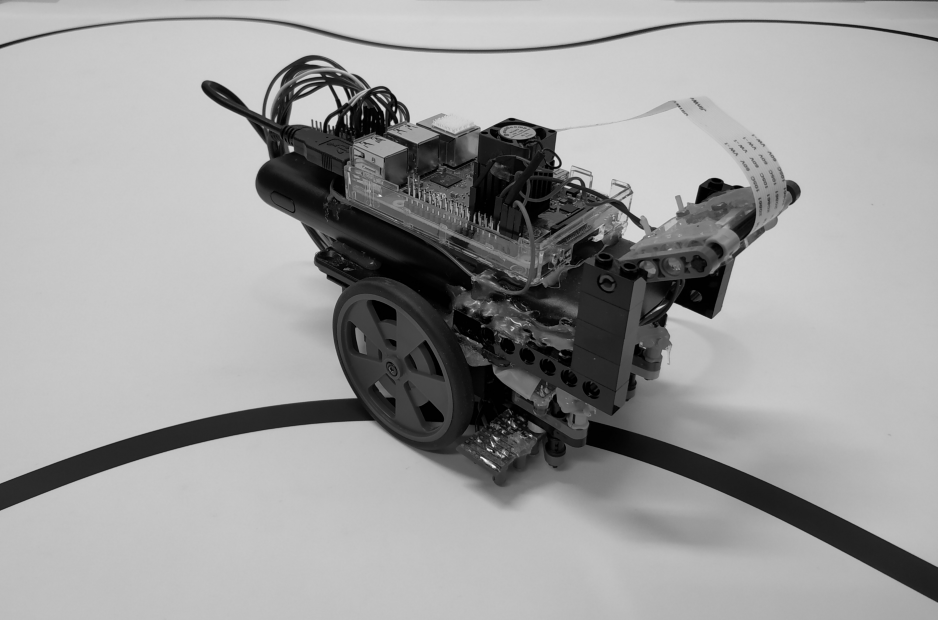
//> input picture robot.jpg, 3751 x 2480 px, given in place of the camera (shown at 1/4 size)
$ ./Source   (built with g++ and OpenCV 4)
//> lines starting //> are read from the running program, lines starting //| are printed output that depends on the picture
#include <fstream>
#include <iostream>
#include <opencv2/core/ocl.hpp>
#include <opencv2/highgui.hpp>
#include <opencv2/imgproc/imgproc.hpp>
#include <opencv2/opencv.hpp>
#include <opencv2/tracking.hpp>

#include <chrono>
#include <ctime>
#include <math.h>
#include <stdlib.h>
#include <vector>

using namespace cv;
using namespace std;
using namespace std::chrono;

constexpr int ESC_key = 27;
int h_lower = 0;
int h_upper = 0;
int s_lower = 0;
int s_upper = 0;
int v_lower = 0;
int v_upper = 0;
int s = 100;
int v = 100;
const int alpha_slider_max = 179;
int h_lower_slider, h_upper_slider, s_lower_slider, s_upper_slider,
    v_lower_slider, v_upper_slider, c_colour;
double alpha;
double beta;
int colour = 0;
int pos = 0;
int green = 100000;
int blue = 1000000;
int yellow = 1000000;
int pink = 1000000;
int cyan = 1000000;
Mat frame;

static void on_trackbar_lower_h(int, void *) { h_lower = h_lower_slider; }
static void on_trackbar_upper_h(int, void *) { h_upper = h_upper_slider; }
static void on_trackbar_lower_s(int, void *) { s_lower = s_lower_slider; }
static void on_trackbar_upper_s(int, void *) { s_upper = s_upper_slider; }
static void on_trackbar_lower_v(int, void *) { v_lower = v_lower_slider; }
static void on_trackbar_upper_v(int, void *) { v_upper = v_upper_slider; }
static void colour_change(int, void *) {
  if (c_colour == 1) {
    green = pos;
    imwrite("traces/Red.png", frame);
  }
  if (c_colour == 2) {
    imwrite("traces/Green.png", frame);
    blue = pos;
  }
  if (c_colour == 3) {
    imwrite("traces/blue.png", frame);
    yellow = pos;
  }
  if (c_colour == 4) {
    imwrite("traces/yellow.png", frame);
    pink = pos;
  }
  if (c_colour == 5) {
    imwrite("traces/pink.png", frame);
    cyan = pos;
  }
}

int main() {
  float speed = 0.0;
  int previous_diff = 0;
  ofstream myfile;
  VideoCapture cap(1); // Open the camera
  Mat frame_hsv, frame_threshold, frame1;
  int thresh = 100;
  double areas;
  Point center;
  Point previous_center;
  previous_center.x = 0;
  previous_center.y = 0;
  const int SIZE = 100000;
  Point trace[SIZE];

  VideoWriter video("recording.avi", VideoWriter::fourcc('M', 'J', 'P', 'G'),
                    10, Size(640, 480));
  while (1) {
    namedWindow("Sliders", WINDOW_AUTOSIZE); // Create Window
    // Create a series of sliders
    createTrackbar("H Lower", "Sliders", &h_lower_slider, 179,
                   on_trackbar_lower_h);
    createTrackbar("H Upper", "Sliders", &h_upper_slider, 179,
                   on_trackbar_upper_h);
    createTrackbar("S Lower", "Sliders", &s_lower_slider, 255,
                   on_trackbar_lower_s);
    createTrackbar("S Upper", "Sliders", &s_upper_slider, 255,
                   on_trackbar_upper_s);
    createTrackbar("V Lower", "Sliders", &v_lower_slider, 255,
                   on_trackbar_lower_v);
    createTrackbar("V Upper", "Sliders", &v_upper_slider, 255,
                   on_trackbar_upper_v);
    createTrackbar("Colour", "Sliders", &c_colour, 5, colour_change);

    cap >> frame1;
//> frame1 is the input picture: 2480 rows x 3751 cols, CV_8UC3; min 0, max 255, mean 157.2
    flip(frame1, frame, 1);
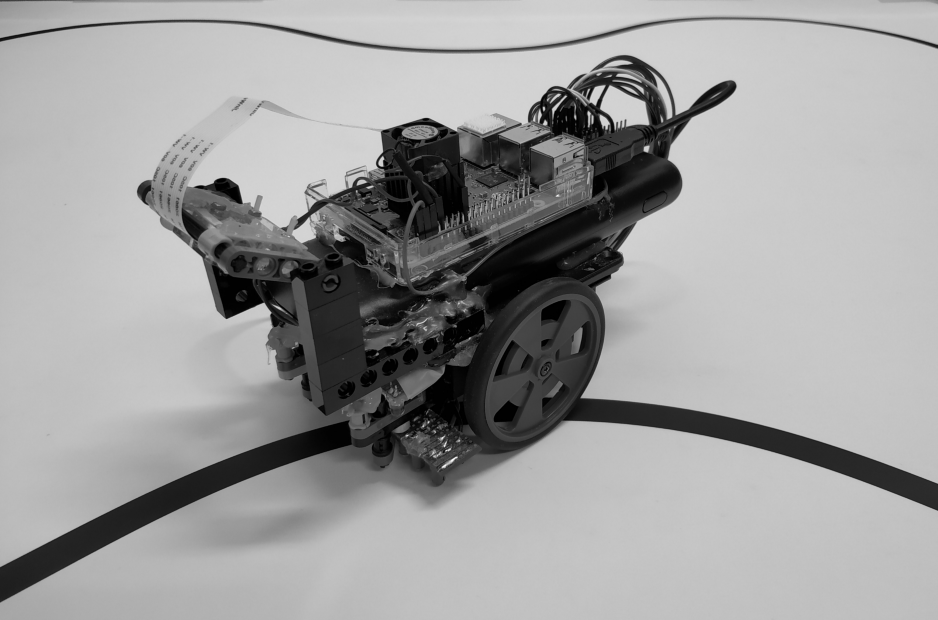
//> frame: 2480 rows x 3751 cols, CV_8UC3 (shown at 1/4 size); min 0, max 255, mean 157.2
    float mpp = (2.24 * 100) / 640;
    cvtColor(frame, frame_hsv, COLOR_BGR2HSV);
//> frame_hsv: 2480 rows x 3751 cols, CV_8UC3; mean H, S, V 0, 0, 157.2
    blur(frame_hsv, frame_hsv, Size(3, 3));
//> frame_hsv: 2480 rows x 3751 cols, CV_8UC3; mean H, S, V 0, 0, 157.1
    imshow("HSV", frame_hsv);
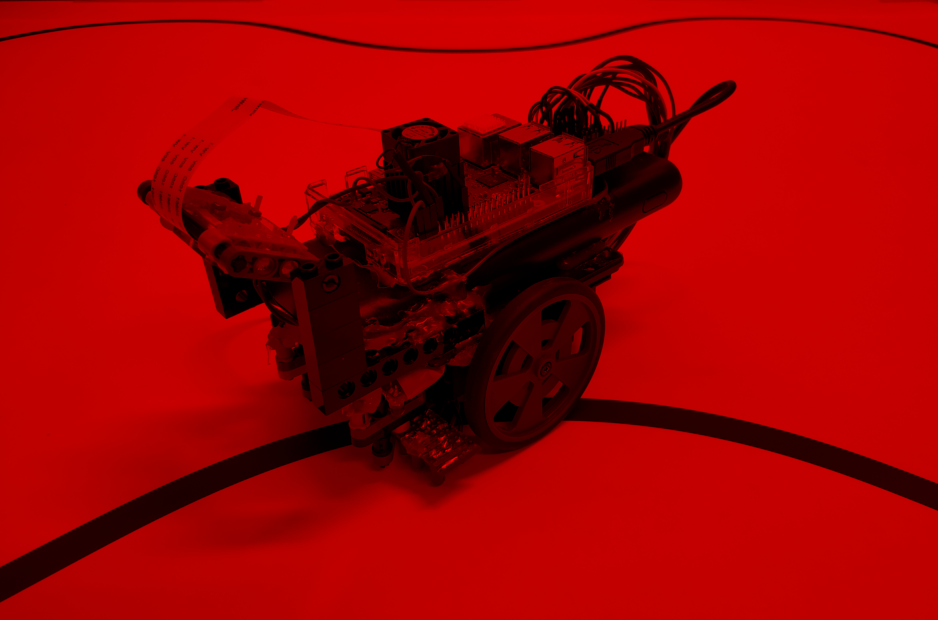
//> window 'HSV': 2480 rows x 3751 cols, CV_8UC3 (shown at 1/4 size); mean B, G, R 0, 0, 157.1

    // Fixed values
    // inRange(frame_hsv, Scalar(0, 59, 255), Scalar(27, 255, 255),
    // frame_threshold); If using sliders inRange(frame_hsv, Scalar(h_lower,
    // s_lower, v_lower), Scalar(h_upper, s_upper, v_upper), frame_threshold);
    inRange(frame_hsv, Scalar(33, 0, 230), Scalar(179, 255, 255),
            frame_threshold);
//> frame_threshold: 2480 rows x 3751 cols, CV_8UC1; every value is 0
    // Find contours from binary image

    int i;
    vector<Vec4i> hierarchy;
    vector<vector<Point>> contours;
    findContours(frame_threshold, contours, hierarchy, RETR_EXTERNAL,
                 CHAIN_APPROX_SIMPLE);
//> contours = 0 contours
    vector<float> areas(contours.size());
    // find largest contour area
    for (i = 0; i < contours.size(); i++) {
      areas[i] = contourArea(Mat(contours[i]));
    }
//> this loop made 0 passes

    // get index of largest contour
    double max;
    Point maxPosition;
    minMaxLoc(Mat(areas), 0, &max, 0, &maxPosition);
//> max = 0; maxPosition = Point(-1, -1)

    // draw largest contour
    drawContours(frame_threshold, contours, maxPosition.y, Scalar(255),
                 cv::FILLED);
    imshow("LargestContour", frame_threshold);

//> (the run ends here: the program crashes, at `vector<Point> track = contours[maxPosition.y];`)
